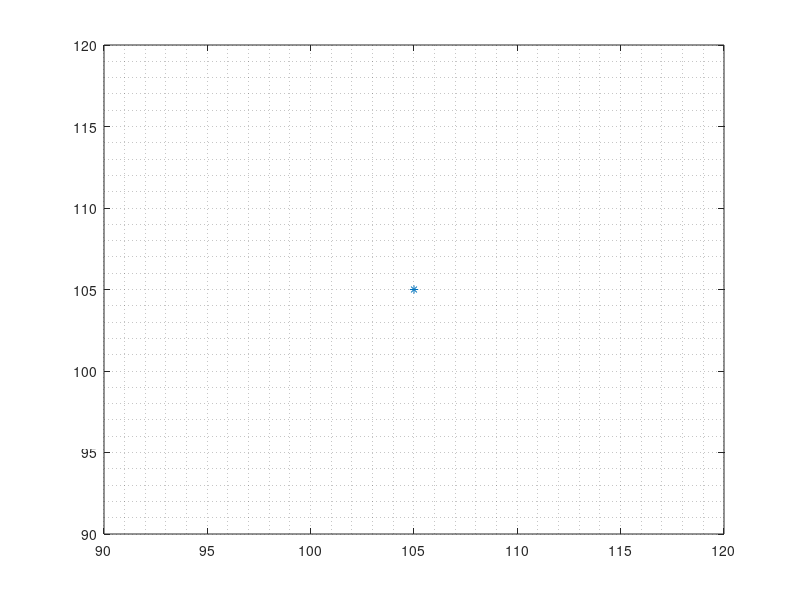

Here is the MATLAB script that generated this plot: (Note: this script raises an error after producing the figure.)
clear,clc
close all
r = 45;     %cm
T = 12;      %s
interval = 1/10;        %update interval
w = 2*pi/T;
t = 0;
center = [105 105];     %cm
init_phase = 0;        %rad

figure(1)
plot(center(1), center(2),'*');
hold on
grid minor
traj_line = animatedline('Color','b','LineWidth',4);
pause(3);
for t = 0:interval:T
    axis([0 210 0 210]);
%     [x, y, vx, vy, ax, ay] = circle_trajectory(center,r,w,t,init_phase);    
    [x, y, vx, vy, ax, ay] = infinity_trajectory(center,r,w,t,init_phase,2);
    addpoints(traj_line,x,y);
    quiver(x,y,vx,vy,'Color','g','LineWidth',0.5);
    quiver(x,y,ax,ay,'Color','r','LineWidth',0.5);
    pause(0.01);
%     delete(pts)
end

